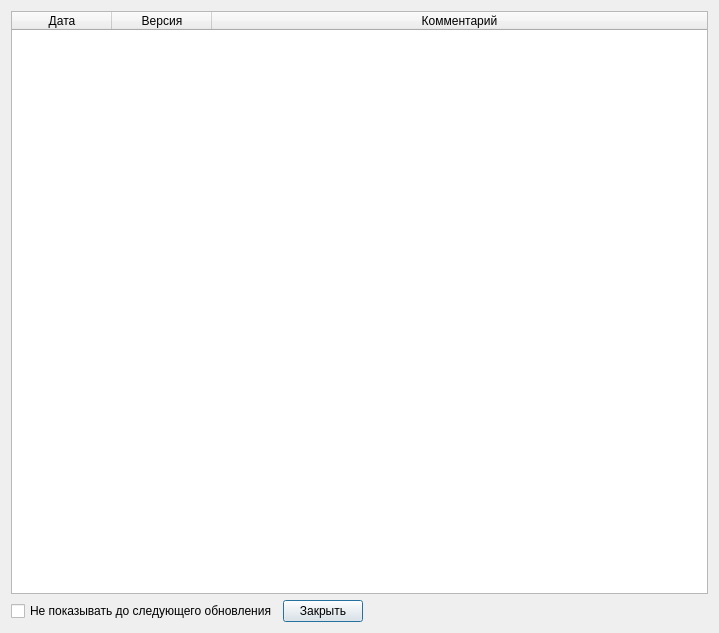
<?xml version="1.0" encoding="UTF-8"?>
<ui version="4.0">
 <class>UpdateComments</class>
 <widget class="QDialog" name="UpdateComments">
  <property name="geometry">
   <rect>
    <x>0</x>
    <y>0</y>
    <width>719</width>
    <height>633</height>
   </rect>
  </property>
  <property name="windowTitle">
   <string>Новости обновлений</string>
  </property>
  <property name="windowIcon">
   <iconset resource="../../res.qrc">
    <normaloff>:/img/img/icon.png</normaloff>:/img/img/icon.png</iconset>
  </property>
  <property name="modal">
   <bool>true</bool>
  </property>
  <layout class="QVBoxLayout" name="verticalLayout">
   <item>
    <widget class="QTableWidget" name="tableWidget">
     <property name="editTriggers">
      <set>QAbstractItemView::NoEditTriggers</set>
     </property>
     <attribute name="horizontalHeaderStretchLastSection">
      <bool>true</bool>
     </attribute>
     <column>
      <property name="text">
       <string>Дата</string>
      </property>
     </column>
     <column>
      <property name="text">
       <string>Версия</string>
      </property>
     </column>
     <column>
      <property name="text">
       <string>Комментарий</string>
      </property>
     </column>
    </widget>
   </item>
   <item>
    <layout class="QHBoxLayout" name="horizontalLayout">
     <item>
      <widget class="QCheckBox" name="cb_dontShow">
       <property name="text">
        <string>Не показывать до следующего обновления</string>
       </property>
      </widget>
     </item>
     <item>
      <widget class="QPushButton" name="bnt_close">
       <property name="text">
        <string>Закрыть</string>
       </property>
      </widget>
     </item>
     <item>
      <spacer name="horizontalSpacer">
       <property name="orientation">
        <enum>Qt::Horizontal</enum>
       </property>
       <property name="sizeHint" stdset="0">
        <size>
         <width>40</width>
         <height>20</height>
        </size>
       </property>
      </spacer>
     </item>
    </layout>
   </item>
  </layout>
 </widget>
 <resources>
  <include location="../../res.qrc"/>
 </resources>
 <connections>
  <connection>
   <sender>bnt_close</sender>
   <signal>clicked()</signal>
   <receiver>UpdateComments</receiver>
   <slot>accept()</slot>
   <hints>
    <hint type="sourcelabel">
     <x>340</x>
     <y>602</y>
    </hint>
    <hint type="destinationlabel">
     <x>420</x>
     <y>604</y>
    </hint>
   </hints>
  </connection>
 </connections>
</ui>
